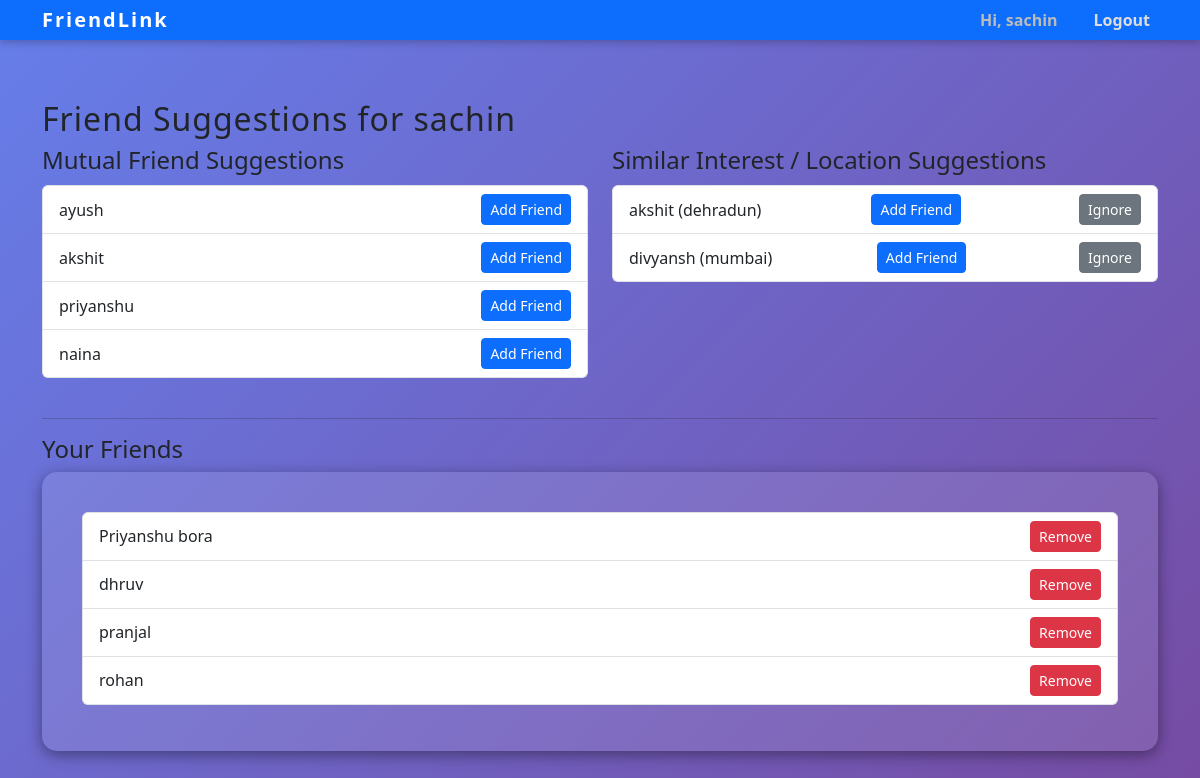
Page /suggestions (signed in) on the committed database.
### tables this page shows
CREATE TABLE Users (
        user_id INTEGER PRIMARY KEY AUTOINCREMENT,
        name TEXT UNIQUE NOT NULL,
        age INTEGER,
        location TEXT,
        interests TEXT,
        password TEXT NOT NULL,
        profile_photo TEXT
    );

### app.py (the view)
@app.route('/suggestions')
def suggestions():
    if 'user_id' not in session:
        return redirect(url_for('home'))
    user_id = session['user_id']
    mutual_ids, similar_dict = suggest_friends(user_id)
    mutual_suggestions = [(uid, get_user_id_name(uid)) for uid in mutual_ids]
    similar_suggestions = []
    conn = sqlite3.connect(DB_PATH)
    cursor = conn.cursor()
    for uid, detail in similar_dict.items():
        cursor.execute("SELECT name, location FROM Users WHERE user_id = ?", (uid,))
        row = cursor.fetchone()
        if row:
            name, location = row
            similar_suggestions.append({
                'user_id': uid,
                'name': name,
                'location': location,
                'details': detail  # contains things like "age, interest: music, similarity: 43%"
            })
    conn.close()
    friend_ids = get_friends(user_id)
    friends = [(fid, get_user_id_name(fid)) for fid in friend_ids]
    return render_template('suggestions.html',
                           mutual_suggestions=mutual_suggestions,
                           similar_suggestions=similar_suggestions,
                           friend_list=friends,
                           username=session.get('username'))

### main.py (called while the page is built)
def get_user_id_name(uid):
    conn = sqlite3.connect(DB_PATH)
    cursor = conn.cursor()
    cursor.execute("SELECT name FROM Users WHERE user_id = ?", (uid,))
    row = cursor.fetchone()
    conn.close()
    return row[0] if row else "Unknown"

def get_friends(user_id):
    conn = sqlite3.connect(DB_PATH)
    cursor = conn.cursor()
    cursor.execute("SELECT friend_id FROM Friends WHERE user_id = ?", (user_id,))
    result = cursor.fetchall()
    conn.close()
    return set(r[0] for r in result)

def get_ignored(user_id):
    conn = sqlite3.connect(DB_PATH)
    cursor = conn.cursor()
    cursor.execute("SELECT ignored_user_id FROM IgnoredSuggestions WHERE user_id = ?", (user_id,))
    result = cursor.fetchall()
    conn.close()
    return set(r[0] for r in result)

def bfs_friend_suggestions(user_id):
    visited = set()
    queue = deque()
    suggestions = set()
    direct_friends = get_friends(user_id)
    ignored = get_ignored(user_id)
    queue.append((user_id, 0))
    visited.add(user_id)
    while queue:
        current, level = queue.popleft()
        if level > 2:
            continue
        for friend in get_friends(current):
            if friend not in visited:
                queue.append((friend, level + 1))
                visited.add(friend)
                if level == 1 and friend not in direct_friends and friend != user_id and friend not in ignored:
                    suggestions.add(friend)
    return suggestions

def suggest_friends(user_id):
    mutual_ids = bfs_friend_suggestions(user_id)
    similar = jaccard_similarity_suggestions(user_id)  # Ensure always calculated
    return mutual_ids, similar

### templates/suggestions.html (shortened to what this page needs)
{% extends 'base.html' %}
{% block content %}
<h2>Friend Suggestions for {{ username }}</h2>
<div class="row">
  <div class="col-md-6">
    <h4>Mutual Friend Suggestions</h4>
    {% if mutual_suggestions %}
      <ul class="list-group mb-4">
        {% for uid, uname in mutual_suggestions %}
          <li class="list-group-item d-flex justify-content-between align-items-center">
            {{ uname }}
            <a href="{{ url_for('add_new_friend', friend_id=uid) }}" class="btn btn-sm btn-primary">Add Friend</a>
          </li>
        {% endfor %}
      </ul>
    {% else %}
      <p>No mutual friend suggestions available.</p>
    {% endif %}
  </div>
  <div class="col-md-6">
    <h4>Similar Interest / Location Suggestions</h4>
    {% if similar_suggestions %}
      <ul class="list-group mb-4">
       {% for suggestion in similar_suggestions %}
         <li class="list-group-item d-flex justify-content-between align-items-center">
            {{ suggestion.name }} ({{ suggestion.location }})
            <a href="{{ url_for('add_new_friend', friend_id=suggestion.user_id) }}" class="btn btn-sm btn-primary">Add Friend</a>
            <a href="{{ url_for('ignore', ignored_id=suggestion.user_id) }}" class="btn btn-sm btn-secondary ms-2">Ignore</a>
         </li>
        {% endfor %}
      </ul>
    {% else %}
      <p>No similar suggestions available.</p>
    {% endif %}
  </div>
</div>
<hr />
<h4>Your Friends</h4>
{% if friend_list %}
<form method="post" action="{{ url_for('delete_existing_friend') }}">
  <ul class="list-group mb-3">
    {% for fid, fname in friend_list %}
      <li class="list-group-item d-flex justify-content-between align-items-center">
        {{ fname }}
        <button type="submit" name="friend_id" value="{{ fid }}" class="btn btn-sm btn-danger">Remove</button>
      </li>
    {% endfor %}
  </ul>
</form>
{% else %}
<p>You have no friends added yet.</p>
{% endif %}
{% endblock %}

### templates/base.html (shortened to what this page needs)
<!DOCTYPE html>
<html lang="en">
<head>
  <link rel="stylesheet" href="{{ url_for('static', filename='style.css') }}">
    <link href="https://cdn.jsdelivr.net/npm/bootstrap@5.3.0/dist/css/bootstrap.min.css" rel="stylesheet" />
</head>
<body>
<nav class="navbar navbar-expand-lg navbar-dark bg-primary fixed-top">
  <div class="container">
    <a class="navbar-brand" href="{{ url_for('home') }}">FriendLink</a>
    <div class="collapse navbar-collapse">
      <ul class="navbar-nav ms-auto">
        {% if session.get('username') %}
          <li class="nav-item">
            <a class="nav-link disabled" href="#">Hi, {{ session['username'] }}</a>
          </li>
          <li class="nav-item">
            <a class="nav-link" href="{{ url_for('logout') }}">Logout</a>
          </li>
        {% endif %}
      </ul>
    </div>
  </div>
</nav>
<div class="container">
    {% block content %}{% endblock %}
</div>
</body>
</html>

### static/style.css (style rules this page uses)
* { box-sizing: border-box; margin: 0; padding: 0; font-family: 'Segoe UI', Tahoma, Geneva, Verdana, sans-serif; }
html, body { height: 100%; background: linear-gradient(135deg, #667eea, #764ba2); color: #fff; display: flex; flex-direction: column; min-height: 100vh; }
.container { max-width: 900px; margin: 0 auto; padding: 40px 20px; flex: 1 0 auto; }
.navbar { padding: 0 30px; height: 40px; display: flex; align-items: center; background-color: rgba(0, 0, 0, 0.3) !important; box-shadow: 0 2px 8px rgba(0, 0, 0, 0.25); position: sticky; top: 0; z-index: 1000; font-weight: 600; }
.navbar-brand { padding-top: 0; padding-bottom: 0; line-height: 1; font-weight: 700; font-size: 1.4rem; color: #fff !important; letter-spacing: 2px; transition: color 0.3s ease; }
.nav-link, .navbar-text { color: #ddd !important; margin-left: 20px; padding-top: 0; padding-bottom: 0; line-height: 1; cursor: pointer; transition: color 0.3s ease; }
.nav-link.disabled { color: #bbb !important; cursor: default; }
form { background: rgba(255, 255, 255, 0.1); border-radius: 15px; padding: 30px 40px; box-shadow: 0 4px 15px rgba(0,0,0,0.4); }
h2, h3 { margin-bottom: 25px; font-weight: 700; letter-spacing: 1px; color: #fff; }
ul.list-group { margin-top: 10px; }
.list-group-item { background: transparent; border: none; border-bottom: 1px solid rgba(255, 255, 255, 0.2); padding: 10px 15px; color: #fff; display: flex; justify-content: space-between; align-items: center; }

### templates/base.html (style rules this page uses)
body { padding-top: 60px; }

### rows in the picture
Users: username "sachin", name "sachin"
Users: name "ayush"
Users: name "akshit", location "dehradun"
Users: name "priyanshu"
Users: name "naina"
Users: name "divyansh", location "mumbai"
Users: name "Priyanshu bora", {{ fid }} 1 (drawn)
Users: name "dhruv", {{ fid }} 11 (drawn)
Users: name "pranjal", {{ fid }} 6 (drawn)
Users: name "rohan", {{ fid }} 7 (drawn)
